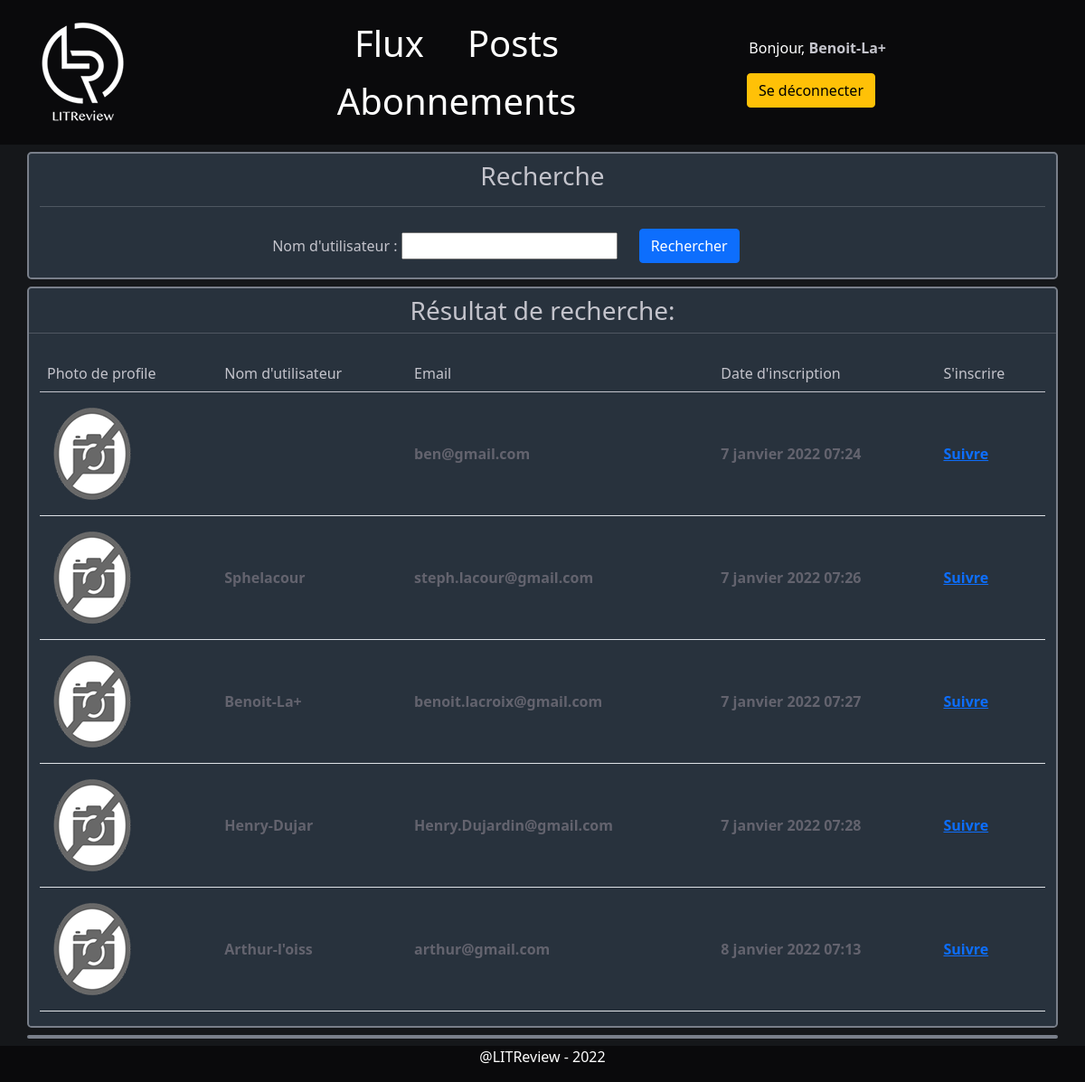
The app's page /followers/search_users/ (signed in) with its own data.
### accounts/models.py (models this page shows, shortened)
class CustomUser(AbstractBaseUser):
    class GenderChoices(models.TextChoices):
        HOMME = 'HOMME', _('HOMME')
        FEMME = 'FEMME', _('FEMME')
    class Meta:
        verbose_name = "Utilisateur"
        verbose_name_plural = "Utilisateurs"
    first_name = models.CharField(max_length=150, blank=False, validators=[ASCIIUsernameValidator], verbose_name="Nom")
    last_name = models.CharField(max_length=150, blank=False, validators=[ASCIIUsernameValidator],
                                 verbose_name="Prenom")
    nick_name = models.CharField(max_length=150, blank=True, unique=True, validators=[UnicodeUsernameValidator],
                                 verbose_name="Nom d'utilisateur (Public)")
    date_of_birth = models.DateTimeField(blank=True, null=True, verbose_name="Date de naissance")
    gender = models.PositiveSmallIntegerField(choices=GenderChoices.choices, blank=True, null=True)
    address = models.CharField(max_length=500, blank=True, verbose_name="Adresse")
    zip_code = models.CharField(max_length=15, blank=True, verbose_name="Code postal")
    city = models.CharField(max_length=150, blank=True, verbose_name="Ville")
    email = models.EmailField(max_length=254, unique=True, verbose_name="Adresse email")
    profile_picture = models.ImageField(upload_to=rename_picture, default="no_profile_picture.png")
    social_1 = models.CharField(max_length=150, blank=True, validators=[ASCIIUsernameValidator],
                                verbose_name="Réseau Social #1")
    social_2 = models.CharField(max_length=150, blank=True, validators=[ASCIIUsernameValidator],
                                verbose_name="Réseau Social #2")
    social_3 = models.CharField(max_length=150, blank=True, validators=[ASCIIUsernameValidator],
                                verbose_name="Réseau Social #3")
    date_joined = models.DateTimeField(default=timezone.now, verbose_name="Date d\'inscription")
    is_active = models.BooleanField(default=True)
    is_staff = models.BooleanField(default=False, verbose_name='Membre du staff') #pour interface administration
    is_admin = models.BooleanField(default=False) #droit d'administration
    USERNAME_FIELD = "email"
    REQUIRED_FIELDS = ['nick_name']
    objects = CustomUserManager()
    def __str__(self):
        return f"{self.nick_name}"
    @property
    def is_staff(self):
        return self.is_admin

### followers/views.py (the view)
# urls.py: path('search_users/', GetCustomUser.as_view(), name="get-users"),
class GetCustomUser(LoginRequiredMixin, ListView):
    model = CustomUser
    template_name = "users_search.html"
    context_object_name = "users"
    def get_context_data(self, *, object_list=None, **kwargs):
        users = CustomUser.objects.all()
        social = FollowedFollowers()
        userfilter = UserFilter(self.request.GET, queryset=users)
        users = userfilter.qs
        context = {'filter': userfilter, 'users': users, 'followed_users': get_followed_users(self.request),
                   'followers': get_followers(self.request)}
        return super().get_context_data(**context)

### followers/views.py (called while the page is built)
def get_followed_users(request):
    return [CustomUser.objects.get(pk=users.followed_user.pk) for users in
            UserFollows.objects.filter(user_id=request.user.pk)]

def get_followers(request):
    return [CustomUser.objects.get(pk=users.followed_user_id) for users in
            UserFollows.objects.filter(followed_user_id=request.user.pk)]

### followers/templates/users_search.html (shortened to what this page needs)
{% extends 'base_followers.html' %}
{% load static %}
{% block user_search %}
    {% block search %}
        <section id="search-user" class="container border border-2 rounded-3 my-2">
            <div class="row mb-3">
                <div class="col text-center my-2">
                    <h3>Recherche</h3>
                    <hr>
                </div>
                <form method="GET">
                    <div class="row text-center align-items-center">
                        <div class="col-7 text-end">
                            {{ filter.form }}
                        </div>
                        <div class="col-2 text-start">
                            <button class="btn btn-primary" type="submit">Rechercher</button>
                        </div>
                    </div>
                </form>
            </div>
        </section>
    {% endblock %}
    {% block search_result %}
        <section id="search-result" class="container border border-2 rounded-3 my-2">
            <div class="row text-center my-2">
                <h3>Résultat de recherche:</h3>
                <hr>
            </div>
            <div class="col-12 text-centre">
                <table class="table table-hover align-middle">
                    <thead>
                    <tr>
                        <td>Photo de profile</td>
                        <td>Nom d'utilisateur</td>
                        <td>Email</td>
                        <td>Date d'inscription</td>
                        <td>S'inscrire</td>
                    </tr>
                    </thead>
                    <tbody>
                    {% for user in users %}
                        <tr>
                            <th><img src="{% get_media_prefix %}{{ user.profile_picture }}" alt=""></th>
                            <th>{{ user.nick_name }}</th>
                            <th>{{ user.email }}</th>
                            <th>{{ user.date_joined }}</th>
                            <th><a href="{% url 'followers:follow' user.id %}">Suivre</a></th>
                        </tr>
                    {% endfor %}
                    </tbody>
                </table>
            </div>
        </section>
    {% endblock %}
{% endblock %}

### followers/templates/base_followers.html (shortened to what this page needs)
{% extends 'base.html' %}
{% load static %}
{% block content %}
    {% block user_search %}{% endblock %}
    <section id="search-result" class="container border border-2 rounded-3 my-2">
    </section>
{% endblock %}

### templates/base.html (shortened to what this page needs)
<!DOCTYPE html>
<html lang="en">
<head>
    {% load static %}
    <link href="https://cdn.jsdelivr.net/npm/bootstrap@5.1.0/dist/css/bootstrap.min.css" rel="stylesheet"
>
    <link rel="stylesheet" type="text/css" href="{% static 'css/style.css' %}">
</head>
<body class="w-100">
<header class="p-3 text-white">
    {% block navbar %}
        {% include 'navbar.html' %}
    {% endblock %}
</header>
<main>
    <article>
        {% block content %}
        {% endblock %}
    </article>
</main>
{% block footer %}
    {% include 'footer.html' %}
{% endblock %}
</body>
</html>

### templates/navbar.html
{% load static %}
<nav id="navbar" class="nav">
    <div class="container">
        <div class="row align-items-center">
            <div class="col-2">
                <a href="{% url 'blog:flux' %}" class="" id="logo">
                    <img class="logo" src="{% static '/logo/logo_pp.png' %}"/>
                </a>
            </div>
            <div class="col-6">
                <ul class="nav justify-content-center  display-6">
                    <li class="nav-item mx-3">
                        <a href="{% url 'blog:flux' %}" class="nav-link active px-2 text-white">Flux</a>
                    </li>
                    <li class="nav-item mx-3">
                        <a href="{% url 'blog:my-post' %}" class="nav-link px-2 text-white">Posts</a>
                    </li>
                    <li class="nav-item mx-3">
                        <a href="{% url 'followers:get-users' %}" class="nav-link px-2 text-white">Abonnements</a>
                    </li>
                </ul>
            </div>
            <div class="col-4 text-end">
                {% if user.is_authenticated %}
                    <div id="user-link" class="col-6">
                        Bonjour,
                        <a href="{% url 'accounts:profile' pk=user.id %}"><strong>{{ request.user }}</strong></a>
                    </div>
                    <div class="row text-end">
                        <div class="col-6 mt-3">
                            <a href="{% url 'accounts:logout' %}" type="button" class="btn btn-warning">Se déconnecter</a>
                {% else %}
                            <a href="{% url 'accounts:login' %}" type="button" class="btn btn-outline-light me-2">Se connecter</a>
                            <a href="{% url 'accounts:signup' %}" type="button" class="btn btn-warning">S'inscrire</a>
                {% endif %}
                        </div>
                    </div>
            </div>
        </div>
    </div>
</nav>

### templates/footer.html
{% block footer %}
    <footer class="text-white text-center align-items-center">
        <div class="row">
            <div class="col-12 align-items-center">
                <p>@LITReview - 2022</p>
            </div>
        </div>
    </footer>
{% endblock %}

### flux/static/css/style.css (style rules this page uses)
html { max-width: 100%; }
body { background-color: #15171a; }
body header { background-color: #0a0a0c; }
body footer { background-color: #0a0a0c; }
.border { border-color: #797f8a !important; }
#search-user { background-color: #28323d; color: #c4c4cc; }
#search-result td { color: #c4c4cc; }
#search-result th { color: #63636e; }
#search-result { background-color: #28323d; color: #c4c4cc; }
#user-link a { text-decoration: none; color: #c4c4cc; }

### records on screen
CustomUser: user "Benoit-La+", profile_picture (picture), nick_name "Benoit-La+", email "benoit.lacroix@gmail.com", date_joined "7 janvier 2022 07:27"
CustomUser: profile_picture (picture), email "ben@gmail.com", date_joined "7 janvier 2022 07:24"
CustomUser: profile_picture (picture), nick_name "Sphelacour", email "steph.lacour@gmail.com", date_joined "7 janvier 2022 07:26"
CustomUser: profile_picture (picture), nick_name "Henry-Dujar", email "Henry.Dujardin@gmail.com", date_joined "7 janvier 2022 07:28"
CustomUser: profile_picture (picture), nick_name "Arthur-l'oiss", email "arthur@gmail.com", date_joined "8 janvier 2022 07:13"
